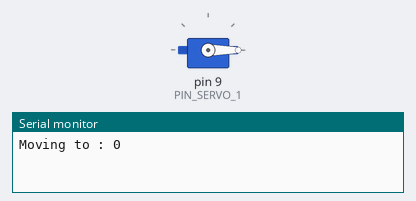
This sketch was run on a simulated Arduino Uno, built with avr-gcc and run on an emulated ATmega328P. On the bench: servo, the last lines printed to the serial monitor.

Above: at 0.05 s.
At 2.65 s:
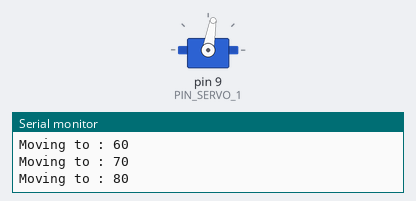
At 5.25 s:
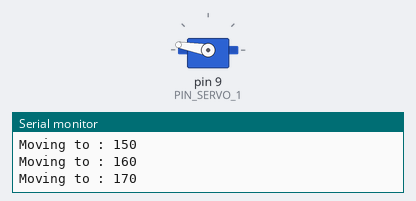
At 10.5 s:
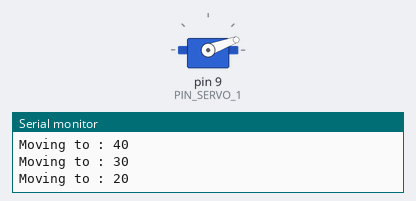
Timing chart, 0 to 14.1 s (numbered marks = the images above):
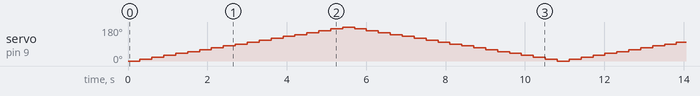

The sketch:

ServoTest_01.ino
```cpp
#include <Servo.h>

int PIN_SERVO_1 = 9;
Servo gServo;
int pos;
int dir;

void setup() {
  Serial.begin(115200);
  gServo.attach(PIN_SERVO_1);
  pos = 0;
  dir = 1;
}

void loop() {
  Serial.print("Moving to : ");
  Serial.println(pos, DEC);

  gServo.write(pos);
  delay(300);

  if( pos >= 180 ) {
    dir = -1;
  }
  else if ( pos <= 0 ){
    dir = 1;
  }

  pos = pos + dir * 10;
}
```
